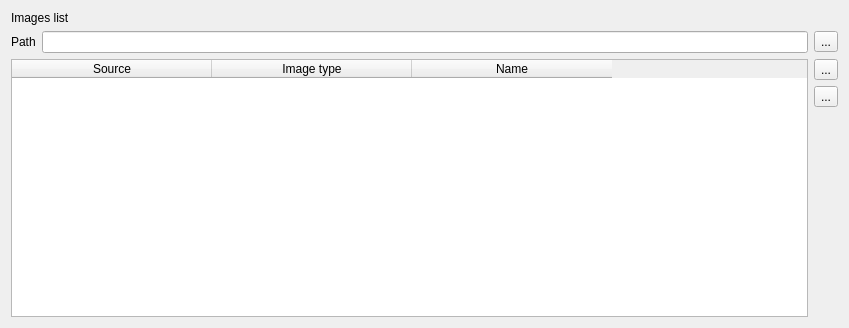
<?xml version="1.0" encoding="UTF-8"?>
<ui version="4.0">
 <class>ImagesListDialog</class>
 <widget class="QewExtensibleDialog" name="ImagesListDialog">
  <property name="geometry">
   <rect>
    <x>0</x>
    <y>0</y>
    <width>849</width>
    <height>328</height>
   </rect>
  </property>
  <property name="sizePolicy">
   <sizepolicy hsizetype="Expanding" vsizetype="Expanding">
    <horstretch>0</horstretch>
    <verstretch>0</verstretch>
   </sizepolicy>
  </property>
  <property name="windowTitle">
   <string>ewExtensibleDialog</string>
  </property>
  <property name="toolTip">
   <string/>
  </property>
  <property name="whatsThis">
   <string/>
  </property>
  <layout class="QVBoxLayout" name="verticalLayout">
   <item>
    <widget class="QLabel" name="titleLabel">
     <property name="text">
      <string>Images list</string>
     </property>
    </widget>
   </item>
   <item>
    <widget class="QWidget" name="pathWidget" native="true">
     <layout class="QHBoxLayout" name="horizontalLayout_8">
      <property name="leftMargin">
       <number>0</number>
      </property>
      <property name="topMargin">
       <number>0</number>
      </property>
      <property name="rightMargin">
       <number>0</number>
      </property>
      <property name="bottomMargin">
       <number>0</number>
      </property>
      <item>
       <widget class="QLabel" name="pathLabel">
        <property name="locale">
         <locale language="English" country="UnitedStates"/>
        </property>
        <property name="text">
         <string>Path</string>
        </property>
       </widget>
      </item>
      <item>
       <widget class="QLineEdit" name="pathLineEdit">
        <property name="locale">
         <locale language="English" country="UnitedStates"/>
        </property>
       </widget>
      </item>
      <item>
       <widget class="QToolButton" name="pathToolButton">
        <property name="locale">
         <locale language="English" country="UnitedStates"/>
        </property>
        <property name="text">
         <string>...</string>
        </property>
       </widget>
      </item>
     </layout>
    </widget>
   </item>
   <item>
    <layout class="QHBoxLayout" name="horizontalLayout_5">
     <item>
      <widget class="QTableWidget" name="imagesTableWidget">
       <property name="minimumSize">
        <size>
         <width>0</width>
         <height>150</height>
        </size>
       </property>
       <attribute name="horizontalHeaderDefaultSectionSize">
        <number>200</number>
       </attribute>
       <column>
        <property name="text">
         <string>Source</string>
        </property>
       </column>
       <column>
        <property name="text">
         <string>Image type</string>
        </property>
       </column>
       <column>
        <property name="text">
         <string>Name</string>
        </property>
       </column>
      </widget>
     </item>
     <item>
      <layout class="QVBoxLayout" name="verticalLayout_3">
       <item>
        <widget class="QToolButton" name="addToolButton">
         <property name="text">
          <string>...</string>
         </property>
         <property name="icon">
          <iconset resource="../../resources/plugin-resources.qrc">
           <normaloff>:/database/icons/iconplus.png</normaloff>:/database/icons/iconplus.png</iconset>
         </property>
         <property name="iconSize">
          <size>
           <width>32</width>
           <height>32</height>
          </size>
         </property>
        </widget>
       </item>
       <item>
        <widget class="QToolButton" name="removeToolButton">
         <property name="text">
          <string>...</string>
         </property>
         <property name="icon">
          <iconset resource="../../resources/plugin-resources.qrc">
           <normaloff>:/database/icons/iconminus.png</normaloff>:/database/icons/iconminus.png</iconset>
         </property>
         <property name="iconSize">
          <size>
           <width>32</width>
           <height>32</height>
          </size>
         </property>
        </widget>
       </item>
       <item>
        <spacer name="verticalSpacer_3">
         <property name="orientation">
          <enum>Qt::Vertical</enum>
         </property>
         <property name="sizeHint" stdset="0">
          <size>
           <width>20</width>
           <height>40</height>
          </size>
         </property>
        </spacer>
       </item>
      </layout>
     </item>
    </layout>
   </item>
  </layout>
 </widget>
 <customwidgets>
  <customwidget>
   <class>QewExtensibleDialog</class>
   <extends>QDialog</extends>
   <header>qewextensibledialog.h</header>
   <container>1</container>
  </customwidget>
 </customwidgets>
 <resources>
  <include location="../../resources/plugin-resources.qrc"/>
 </resources>
 <connections/>
</ui>
